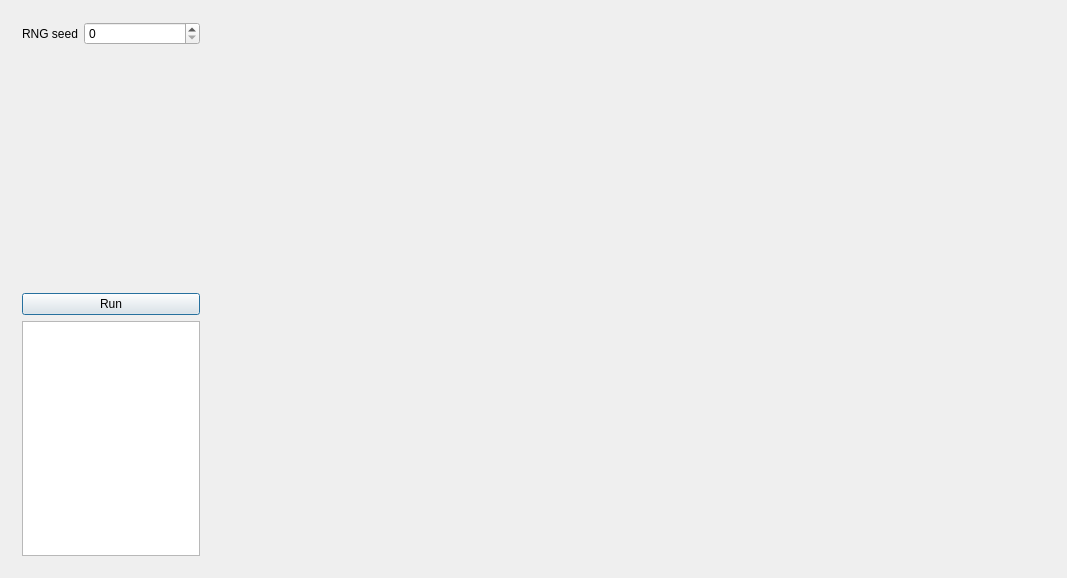
<?xml version="1.0" encoding="UTF-8"?>
<ui version="4.0">
 <class>MainDialog</class>
 <widget class="QDialog" name="MainDialog">
  <property name="geometry">
   <rect>
    <x>0</x>
    <y>0</y>
    <width>1067</width>
    <height>578</height>
   </rect>
  </property>
  <property name="windowTitle">
   <string>MainDialog</string>
  </property>
  <layout class="QGridLayout" name="gridLayout">
   <item row="0" column="0">
    <widget class="QWidget" name="left_sidebar" native="true">
     <property name="minimumSize">
      <size>
       <width>200</width>
       <height>0</height>
      </size>
     </property>
     <property name="maximumSize">
      <size>
       <width>200</width>
       <height>16777215</height>
      </size>
     </property>
     <layout class="QFormLayout" name="formLayout_2">
      <item row="0" column="0">
       <widget class="QLabel" name="rng_seed_label">
        <property name="text">
         <string>RNG seed</string>
        </property>
       </widget>
      </item>
      <item row="0" column="1">
       <widget class="QSpinBox" name="rng_seed"/>
      </item>
      <item row="1" column="0">
       <spacer name="verticalSpacer">
        <property name="orientation">
         <enum>Qt::Vertical</enum>
        </property>
        <property name="sizeHint" stdset="0">
         <size>
          <width>20</width>
          <height>40</height>
         </size>
        </property>
       </spacer>
      </item>
      <item row="2" column="0" colspan="2">
       <widget class="QPushButton" name="run_button">
        <property name="text">
         <string>Run</string>
        </property>
       </widget>
      </item>
      <item row="3" column="0" colspan="2">
       <widget class="QPlainTextEdit" name="output"/>
      </item>
     </layout>
    </widget>
   </item>
   <item row="0" column="1">
    <widget class="QWidget" name="main_area" native="true">
     <layout class="QGridLayout" name="gridLayout_2">
      <item row="1" column="0">
       <widget class="QCustomPlot" name="plot" native="true"/>
      </item>
     </layout>
    </widget>
   </item>
  </layout>
 </widget>
 <layoutdefault spacing="6" margin="11"/>
 <customwidgets>
  <customwidget>
   <class>QCustomPlot</class>
   <extends>QWidget</extends>
   <header>qcustomplot.h</header>
   <container>1</container>
  </customwidget>
 </customwidgets>
 <resources/>
 <connections/>
</ui>
